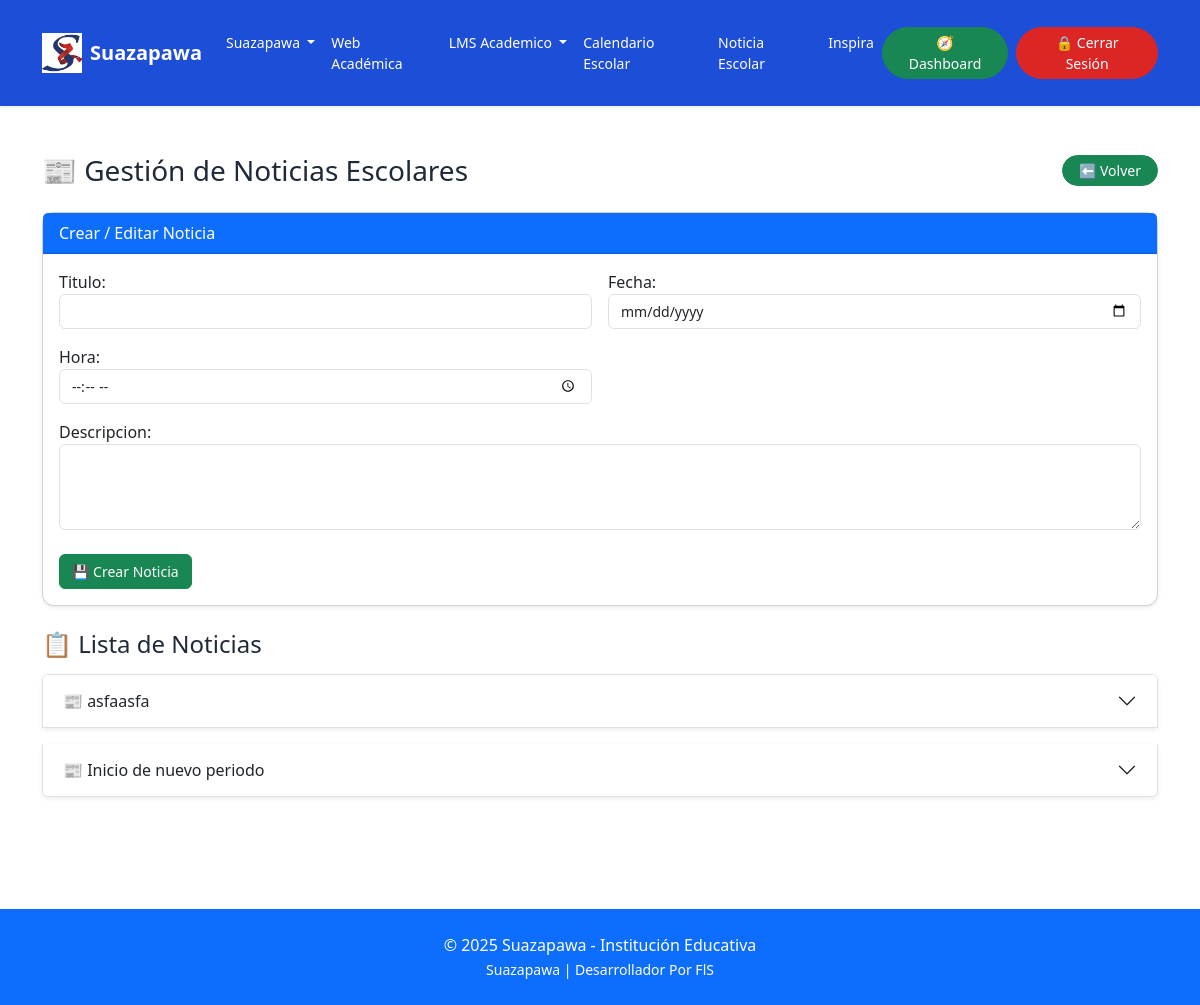
Before: /adminweb/noticia/editar (signed in) with the older database file.
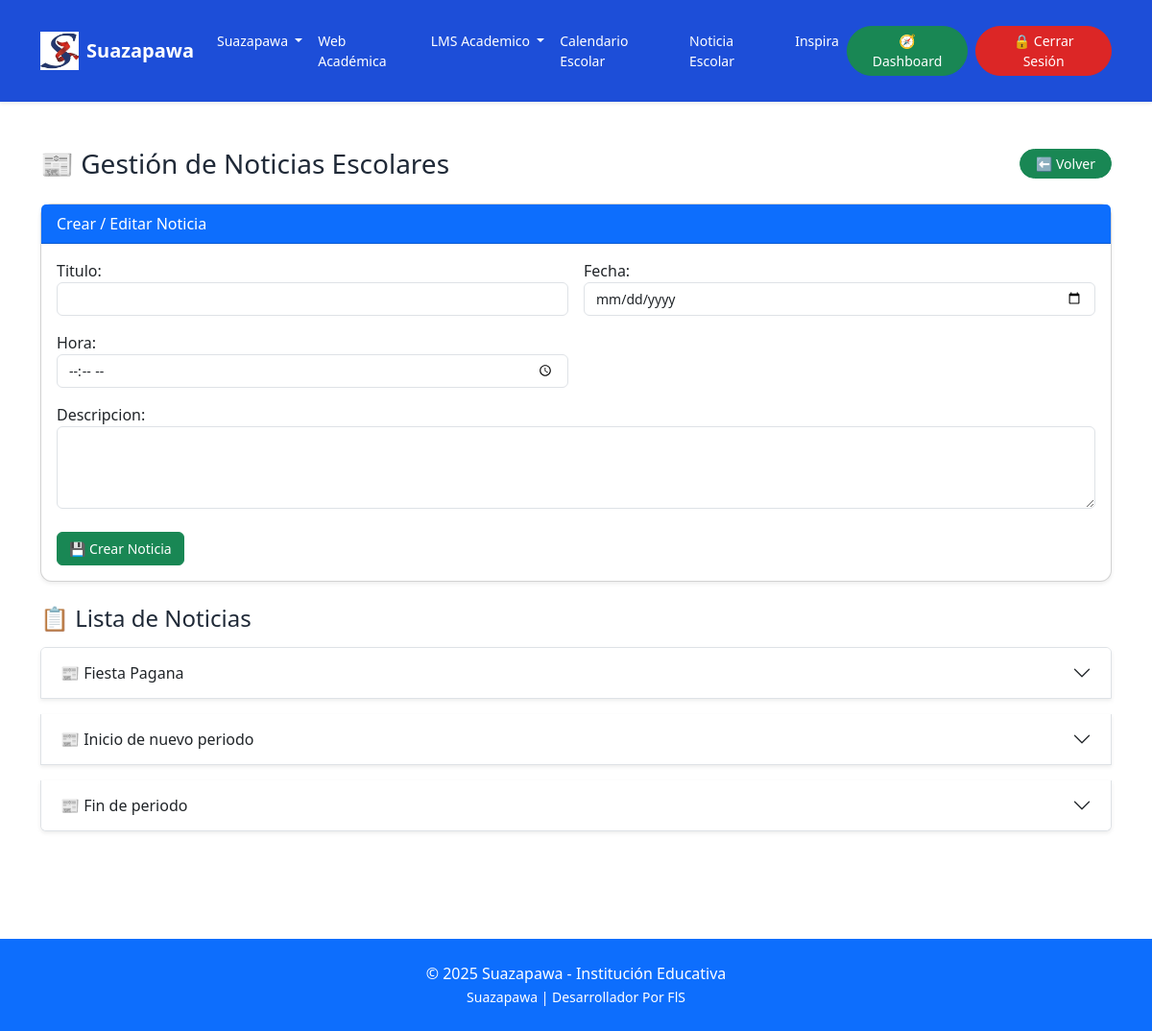
After: the same page with the newer database file.
### web/models.py (models this page shows, shortened)
class Noticia(models.Model):
    titulo = models.CharField(max_length=100)
    descripcion = models.TextField()
    fecha = models.DateField()
    hora = models.TimeField()

### web/views.py (the view)
# urls.py: path('noticia/editar', views.editar_noticias, name='editar_noticias'),
@login_required
def editar_noticias(request):
    noticias = Noticia.objects.all().order_by('-fecha')
    form = NoticiaForm()
    return render(request, 'admin/modulos/noticias.html', {
        'form': form,
        'noticias': noticias
    })

### web/forms.py
class NoticiaForm(forms.ModelForm):
    class Meta:
        model = Noticia
        fields = '__all__'
        widgets = {
            'titulo': forms.TextInput(attrs={'class': 'form-control'}),
            'descripcion': forms.Textarea(attrs={'class': 'form-control', 'rows': 3}),
            'fecha': forms.DateInput(attrs={'type': 'date', 'class': 'form-control'}),
            'hora': forms.TimeInput(attrs={'type': 'time', 'class': 'form-control'}),
        }

### web/templates/admin/modulos/noticias.html (shortened to what this page needs)
{% extends 'base.html' %}
{% load static %}
{% block content %}
<div class="d-flex justify-content-between align-items-center mb-4">
  <h3 class="mb-0">📰 Gestión de Noticias Escolares</h3>
  <a href="{% url 'dashboard' %}" class="btn btn-success btn-sm rounded-pill px-3 py-1">
    ⬅️ Volver
  </a>
</div>
<div class="card shadow-sm mb-4">
  <div class="card-header bg-primary text-white">
    Crear / Editar Noticia
  </div>
  <div class="card-body">
    <form method="POST" action="{% if modo_edicion %}{% url 'actualizar_noticia' noticia_id %}{% else %}{% url 'crear_noticia' %}{% endif %}">
      <div class="row g-3">
        <div class="col-md-6">{{ form.titulo.label_tag }}{{ form.titulo }}</div>
        <div class="col-md-6">{{ form.fecha.label_tag }}{{ form.fecha }}</div>
        <div class="col-md-6">{{ form.hora.label_tag }}{{ form.hora }}</div>
        <div class="col-md-12">{{ form.descripcion.label_tag }}{{ form.descripcion }}</div>
      </div>
      <div class="mt-4">
        <button type="submit" class="btn {% if modo_edicion %}btn-warning{% else %}btn-success{% endif %}">
          {% if modo_edicion %}✏️ Actualizar Noticia{% else %}💾 Crear Noticia{% endif %}
        </button>
      </div>
    </form>
  </div>
</div>
<h4 class="mb-3">📋 Lista de Noticias</h4>
<div class="accordion" id="acordeonNoticias">
  {% for noticia in noticias %}
    <div class="accordion-item mb-3 shadow-sm">
      <h2 class="accordion-header" id="heading{{ noticia.id }}">
        <button class="accordion-button collapsed" type="button" data-bs-toggle="collapse"
                data-bs-target="#collapse{{ noticia.id }}" aria-expanded="false"
                aria-controls="collapse{{ noticia.id }}">
          📰 {{ noticia.titulo }}
        </button>
      </h2>
    </div>
  {% empty %}
    <p class="text-muted">No hay noticias disponibles.</p>
  {% endfor %}
</div>
{% endblock %}

Changed rows visible on the page:
removed Noticia: titulo "asfaasfa"
added Noticia: titulo "Fiesta Pagana"
added Noticia: titulo "Fin de periodo"
